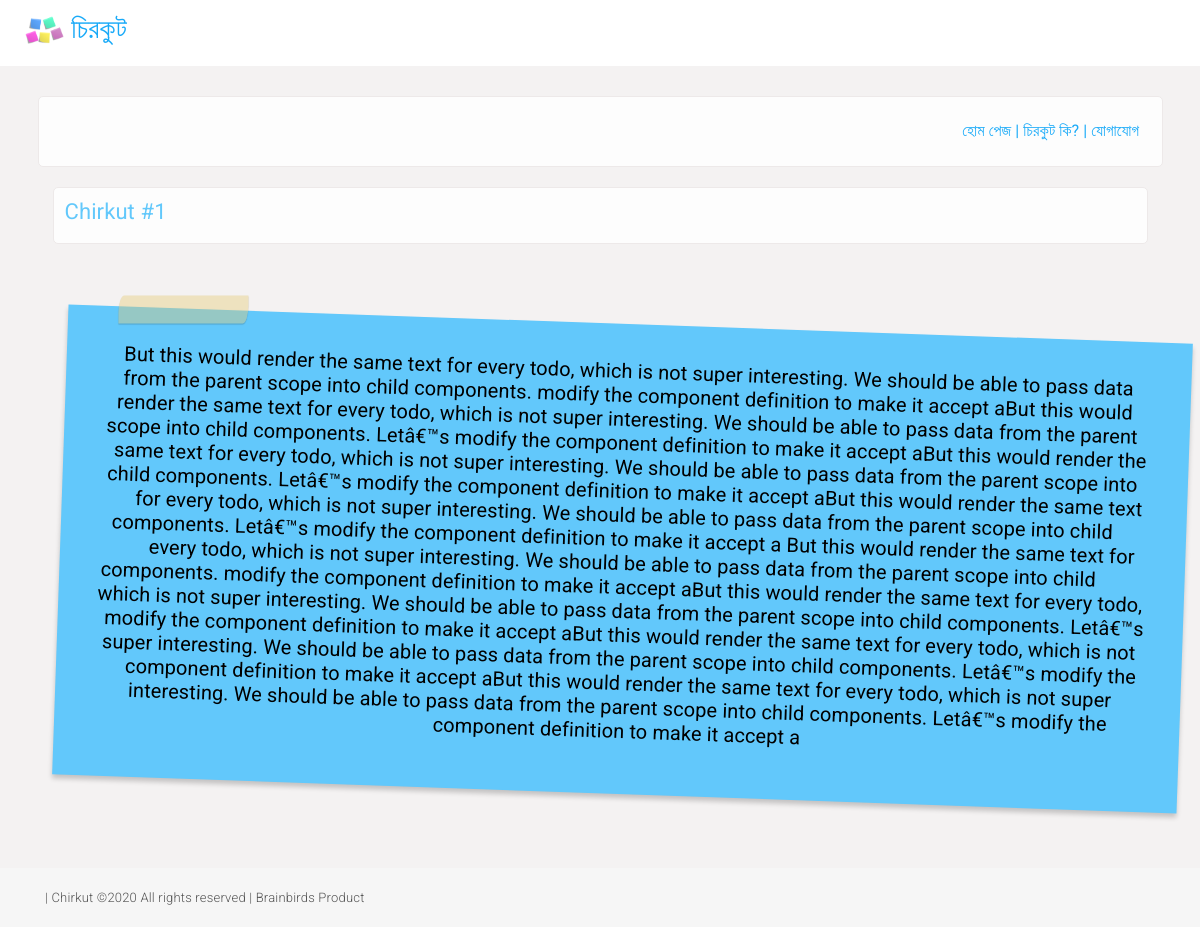
Page /details.php?id=1 on the committed database.
### tables this page shows
CREATE TABLE `notes` (
  `id` int(11) NOT NULL,
  `title` varchar(255) NOT NULL,
  `details` text NOT NULL,
  `author_id` int(11) NOT NULL,
  `postDate` datetime DEFAULT current_timestamp()
);

### Connection.php (called while the page is built, shortened)
<?php
Class Connection {
	private  $dbhost = "localhost";
	private  $dbname = "vue_chirkut";
	private  $dbuser = "root";
	private  $dbpass = "";
	private function connctDB(){
		try {
			$this->db = new PDO("mysql:host={$this->dbhost}; dbname={$this->dbname}", $this->dbuser,$this->dbpass);
		} catch (PDOException $e) {
			echo "Connection error:".$e->getMessage();
		}
	}
}

### Note.php (called while the page is built, shortened)
<?php
include 'Connection.php';
Class Note extends Connection{
	public function findNotes($id){
		$sql = "SELECT * FROM notes WHERE id=? limit 1";
		$stmt = $this->db->prepare($sql);
		$stmt->execute(array($id));
		$result = $stmt->fetchAll(PDO::FETCH_OBJ);
		return $result;
	}
}

### details.php (the view, shortened to what this page needs)
<?php
include 'Note.php';
if(isset($_REQUEST['id'])){
	$id = $_REQUEST['id'];
	$note = new Note();
	$noteData = $note->findNotes($id);
}
?>
<!DOCTYPE html>
<html lang="en">
<head>
	<link rel="stylesheet" href="../css/main.min.css">
	<link rel="stylesheet" href="../css/style.css">
	<link rel="stylesheet" href="../css/color.css">
	<link rel="stylesheet" href="../css/responsive.css">
	<link rel="stylesheet" type="text/css" href="css/custom.css">
	<link rel="stylesheet" href="https://stackpath.bootstrapcdn.com/bootstrap/4.4.1/css/bootstrap.min.css">
	<link rel="stylesheet" href="css/style.css">
	<link rel="stylesheet" type="text/css" href="https://static.addtoany.com/menu/page.js">
</head>
<body>
	<div class="theme-layout" id="app">
		<div class="" style="padding: 12px 25px; color: #19AAF8">
			<h3><img src="images/logo3.png" alt="চিরকুট" style="height: 30px;"> চিরকুট</h3>
		</div>
		<section>
			<div class="gap gray-bg">
				<div class="container">
					<div class="row">
						<div class="col-lg-12">
							<div class="row merged20" id="page-contents">
								<div class="col-lg-12">
									<aside class="sidebar static right">
										<div class="widget">
											<div class="float-right" style="padding: 2%; color: #19AAF8">
												<a href="https://chirkut.brainbirdsbd.com/">হোম পেজ</a> |
												<a href="#">চিরকুট কি?</a> |
												<a href="#">যোগাযোগ</a>
											</div>
										</div>
									</aside>
								</div>
<?php
															foreach ($noteData as $row) {
																?>
							<div class="col-lg-12">
							<aside class="sidebar static left">
								<div class="col-lg-12">
								<div class="widget">
									<div class="top-search" style="float: left;
									margin:11px;
									text-align: left;
									width: 50%;">
										<h4 style="align-items: center;font: 22px 'Roboto'; color: <?php echo $row->title; ?>">Chirkut #<?php echo $row->id; ?></h4>
								</div>
								<div class="float-right" style="padding: 2%; color: #19AAF8">
								</div>
							</div>
						</aside>
					</div>
								<div class="col-lg-12">
											<div class="user-post">
												<div class="container-fluid">
													<div class="row" >
														<div class="wrapper clearfix">
																<aside class="note-wrap note-yellow" style="background: <?php echo $row->title; ?>">
																	<p style="font: 20px 'Roboto', cursive; color: black"><?php echo $row->details; ?></p>
																</aside>
															<?php }
															?>
														</div>
													</div>
												</div>
											</div>
										</div>
									</div>
						</div>
					</div>
				</div>
			</div>
		</div>
	<div class="bottombar">
		<div class="container">
			<div class="row">
				<div class="col-md-12">
					<span class="copyright">| Chirkut ©2020 All rights reserved | Brainbirds Product</span>
				</div>
			</div>
		</div>
	</div>
</body>
</html>

### css/custom.css (style rules this page uses)
body { margin: 2em; color: #333; }
p { margin: 0.5em 0; }

### details.php (style rules this page uses)
* { -webkit-box-sizing: border-box; -moz-box-sizing: border-box; box-sizing: border-box; }
.clearfix:before, .clearfix:after { content: " "; display: table; }
.clearfix:after { clear: both; }
.clearfix { *zoom: 1; }
body { margin:0; padding:0; }
.wrapper { margin: 60px auto 0 auto; }
.note-yellow { background: #F7E999; -webkit-transform: rotate(2deg); -moz-transform: rotate(2deg); -o-transform: rotate(2deg); -ms-transform: rotate(2deg); transform: rotate(2deg); }

### rows in the picture
notes: id "1", details "But this would render the same text for every todo, which is not super interesting. We should be able to pass data from the parent scope into child components. modify the component definition to make it accept aBut this would render the same text for every todo, which is not super interesting. We should be able to pass data from the parent scope into child components. Letâ€™s modify the component definition to make it accept aBut this would render the same text for every todo, which is not super interesting. We should be able to pass data from the parent scope into child components. Letâ€™s modify the component definition to make it accept aBut this would render the same text for every…"
